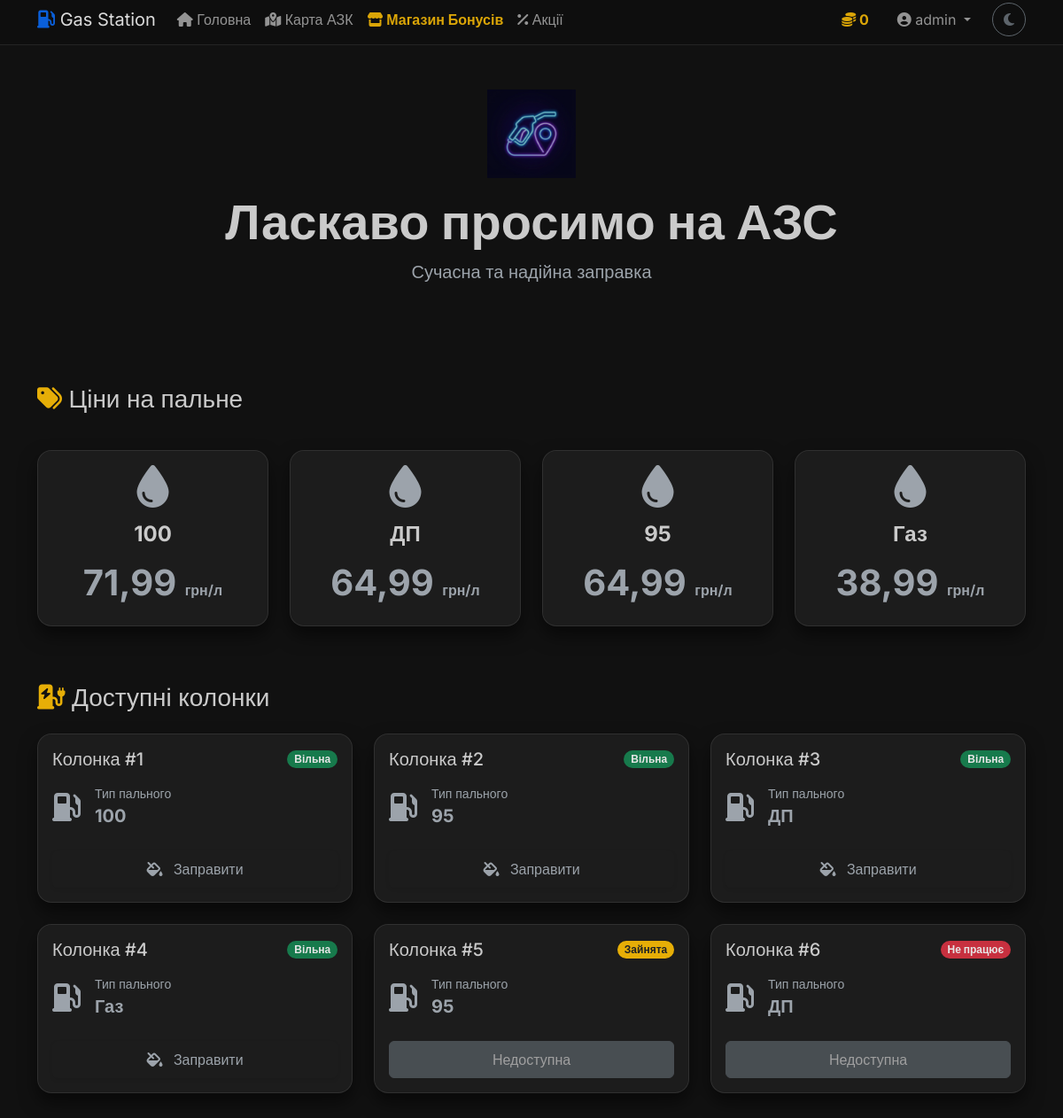
The app's page / (signed in) with its own data.
### core/models.py (models this page shows, shortened)
class Fuel(models.Model):
    name = models.CharField(max_length=50, verbose_name="Назва")
    price = models.DecimalField(max_digits=6, decimal_places=2, verbose_name="Ціна")
    stock = models.DecimalField(max_digits=10, decimal_places=2, verbose_name="Залишок")
    color_code = models.CharField(max_length=7, default='#ffffff', verbose_name="Колір (HEX)")
    class Meta:
        verbose_name = "Пальне"
        verbose_name_plural = "Пальне"

class Pump(models.Model):
    STATUS_CHOICES = [
        ('AVAILABLE', 'Вільна'),
        ('BUSY', 'Зайнята'),
        ('OUT_OF_ORDER', 'Не працює'),
    ]
    name = models.CharField(max_length=50, verbose_name="Назва/Номер")
    fuel = models.ForeignKey(Fuel, on_delete=models.CASCADE, related_name='pumps', verbose_name="Тип пального")
    status = models.CharField(max_length=20, choices=STATUS_CHOICES, default='AVAILABLE', verbose_name="Статус")
    class Meta:
        verbose_name = "Колонка"
        verbose_name_plural = "Колонки"

### core/views.py (the view)
# urls.py: path('', views.index, name='index'),
def index(request):
    pumps = Pump.objects.all()
    fuels = Fuel.objects.all()
    return render(request, 'core/index.html', {'pumps': pumps, 'fuels': fuels})

### core/templates/core/index.html (shortened to what this page needs)
{% extends 'core/base.html' %}
{% block content %}
<div class="row mb-5 pt-4">
    <div class="col-12 text-center mb-5">
        <img src="/static/images/logo.png" alt="Logo" style="height: 100px; opacity: 0.8;" class="mb-3">
        <h1 class="display-4 fw-bold">Ласкаво просимо на АЗС</h1>
        <p class="lead text-muted">Сучасна та надійна заправка</p>
    </div>
</div>
<div class="row mb-5 g-4">
    <div class="col-12">
        <h3 class="mb-3"><i class="fas fa-tags text-warning"></i> Ціни на пальне</h3>
    </div>
    {% for fuel in fuels %}
    <div class="col-md-3 mb-3">
        <div class="card h-100 border-fuel-{{ fuel.id }}">
            <div class="card-body text-center d-flex flex-column justify-content-center">
                <div class="mb-3">
                    <i class="fas fa-tint fa-3x text-fuel-{{ fuel.id }}"></i>
                </div>
                <h4 class="card-title fw-bold">{{ fuel.name }}</h4>
                <div class="display-6 fw-bold my-2">
                    {{ fuel.price }} <span class="fs-6 text-muted">грн/л</span>
                </div>
            </div>
        </div>
    </div>
    {% endfor %}
</div>
<div class="row">
    <div class="col-12">
        <h3 class="mb-4"><i class="fas fa-charging-station text-warning"></i> Доступні колонки</h3>
    </div>
    {% for pump in pumps %}
    <div class="col-md-4 mb-4">
        <div class="card h-100 border-fuel-{{ pump.fuel.id }}">
            <div class="card-body">
                <div class="d-flex justify-content-between align-items-center mb-3">
                    <h5 class="card-title mb-0">{{ pump.name }}</h5>
                    {% if pump.status == 'AVAILABLE' %}
                    <span class="badge bg-success rounded-pill">Вільна</span>
                    {% elif pump.status == 'BUSY' %}
                    <span class="badge bg-warning text-dark rounded-pill">Зайнята</span>
                    {% else %}
                    <span class="badge bg-danger rounded-pill">Не працює</span>
                    {% endif %}
                </div>
                <div class="my-3">
                    <div class="d-flex align-items-center">
                        <i class="fas fa-gas-pump fa-2x me-3 text-fuel-{{ pump.fuel.id }}"></i>
                        <div>
                            <div class="small text-muted">Тип пального</div>
                            <div class="fw-bold fs-5">{{ pump.fuel.name }}</div>
                        </div>
                    </div>
                </div>
                {% if pump.status == 'AVAILABLE' %}
                <button type="button" class="btn btn-fuel-{{ pump.fuel.id }} w-100 py-2 mt-2 shadow-sm"
                    data-bs-toggle="modal" data-bs-target="#fuelModal{{ pump.id }}">
                    <i class="fas fa-fill-drip me-2"></i> Заправити
                </button>
                {% else %}
                <button class="btn btn-secondary w-100 py-2 mt-2" disabled>Недоступна</button>
                {% endif %}
            </div>
        </div>
    </div>
    {% endfor %}
</div>
{% endblock %}

### core/templates/core/base.html (shortened to what this page needs)
<!DOCTYPE html>
<html lang="uk" data-bs-theme="dark">
<head>
    <link href="https://cdn.jsdelivr.net/npm/bootstrap@5.3.0/dist/css/bootstrap.min.css" rel="stylesheet">
    <link rel="stylesheet" href="https://cdnjs.cloudflare.com/ajax/libs/font-awesome/6.4.0/css/all.min.css">
    <link href="/static/css/style.css" rel="stylesheet">
</head>
<body>
    <nav class="navbar navbar-expand-lg sticky-top">
        <div class="container">
            <a class="navbar-brand" href="/">
                <i class="fas fa-gas-pump text-primary"></i> Gas Station
            </a>
            <div class="collapse navbar-collapse" id="navbarNav">
                <ul class="navbar-nav me-auto">
                    <li class="nav-item">
                        <a class="nav-link" href="/"><i class="fas fa-home"></i> Головна</a>
                    </li>
                    <li class="nav-item">
                        <a class="nav-link" href="{% url 'map' %}"><i class="fas fa-map-marked-alt"></i> Карта АЗК</a>
                    </li>
                    <li class="nav-item">
                        <a class="nav-link text-warning fw-bold" href="{% url 'shop' %}"><i class="fas fa-store"></i>
                            Магазин Бонусів</a>
                    </li>
                    <li class="nav-item">
                        <a class="nav-link" href="{% url 'promotions' %}"><i class="fas fa-percentage"></i> Акції</a>
                    </li>
                </ul>
                <ul class="navbar-nav ms-auto align-items-center">
                    {% if user.is_authenticated %}
                    <li class="nav-item me-3">
                        <a href="{% url 'profile' %}" class="nav-link fw-bold text-warning">
                            <i class="fas fa-coins"></i> {{ user.profile.bonus_balance|default:"0" }}
                        </a>
                    </li>
                    <li class="nav-item dropdown">
                        <a class="nav-link dropdown-toggle" href="#" role="button" data-bs-toggle="dropdown">
                            <i class="fas fa-user-circle"></i> {{ user.username }}
                        </a>
                    </li>
                    {% endif %}
                    <li class="nav-item ms-3">
                        <button class="btn btn-outline-secondary rounded-circle" id="themeToggle">
                            <i class="fas fa-moon"></i>
                        </button>
                    </li>
                </ul>
            </div>
        </div>
    </nav>
    <div class="container mt-4">
        {% block content %}{% endblock %}
    </div>
</body>
</html>

### static/css/style.css (style rules this page uses)
:root { --bg-body: #f8f9fa; --bg-card: #ffffff; --text-primary: #343a40; --text-muted: #6c757d; --border-color: rgba(0, 0, 0, 0.1); --shadow-soft: 0 4px 15px rgba(0, 0, 0, 0.05); --navbar-bg: rgba(255, 255, 255, 0.85); --modal-bg: #ffffff; --input-bg: #f8f9fa; --input-text: #212529; }
[data-bs-theme="dark"] { --bg-body: #121212; --bg-card: #1e1e1e; --text-primary: #e0e0e0; --text-muted: #adb5bd; --border-color: rgba(255, 255, 255, 0.1); --shadow-soft: 0 10px 20px rgba(0, 0, 0, 0.5); --navbar-bg: rgba(18, 18, 18, 0.8); --modal-bg: #1e1e1e; --input-bg: #2b2b2b; --input-text: #ffffff; }
body { background-color: var(--bg-body); color: var(--text-primary); font-family: 'Inter', sans-serif; transition: background-color 0.3s ease, color 0.3s ease; }
.navbar { background-color: var(--navbar-bg) !important; backdrop-filter: blur(10px); border-bottom: 1px solid var(--border-color); transition: background-color 0.3s ease; }
.card { background-color: var(--bg-card) !important; border: 1px solid var(--border-color) !important; border-radius: 16px; box-shadow: var(--shadow-soft); transition: all 0.3s ease; }
h1, h2, h3, h4, h5, h6, .card-title { color: var(--text-primary) !important; }
.text-muted { color: var(--text-muted) !important; }

### records on screen
Fuel: name "100", price "71,99"
Fuel: name "ДП", price "64,99"
Fuel: name "95", price "64,99"
Fuel: name "Газ", price "38,99"
Pump: name "Колонка #1", status "Вільна", fuel.name "100"
Pump: name "Колонка #2", status "Вільна", fuel.name "95"
Pump: name "Колонка #3", status "Вільна", fuel.name "ДП"
Pump: name "Колонка #4", status "Вільна", fuel.name "Газ"
Pump: name "Колонка #5", status "Зайнята", fuel.name "95"
Pump: name "Колонка #6", status "Не працює", fuel.name "ДП"

### other values on screen
{{ user.profile.bonus_balance|default:"0" }} "0"
{{ user.username }} "admin"
